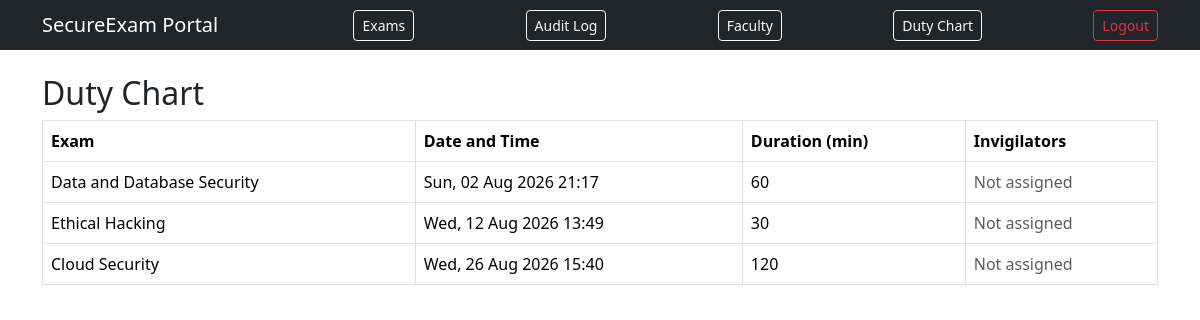
Before: /faculty/duty-chart (signed in) with the older database file.
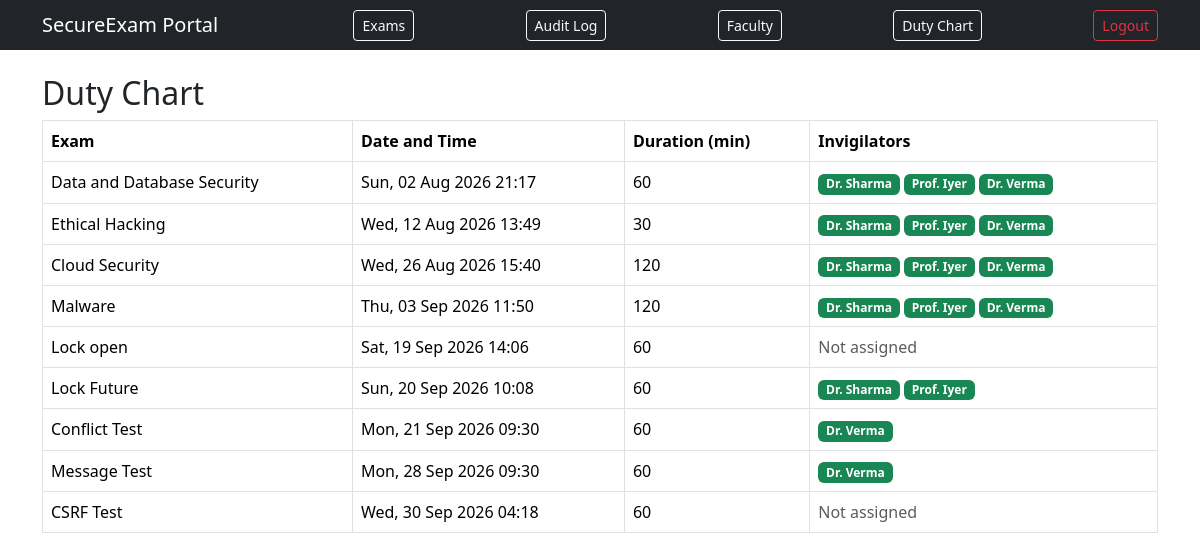
After: the same page with the newer database file.
### app/models.py (models this page shows)
class Exam(db.Model):
    id = db.Column(db.Integer, primary_key=True)
    subject = db.Column(db.String(120), nullable=False)
    scheduled_start = db.Column(db.DateTime, nullable=False)
    duration_minutes = db.Column(db.Integer, nullable=False)

class Faculty(db.Model):
    id = db.Column(db.Integer, primary_key=True)
    name = db.Column(db.String(120), unique=True, nullable=False)
    duty_count = db.Column(db.Integer, default=0)
    busyslots = db.relationship('FacultyBusySlot', backref='faculty')

### app/faculty/routes.py (the view)
@faculty_bp.route('/faculty/duty-chart')
@login_required
@role_required('coordinator')
def duty_chart():
    exams = Exam.query.order_by(Exam.scheduled_start).all()
    chart = []
    for exam in exams:
        assignments = DutyAssignment.query.filter_by(exam_id=exam.id).all()
        names = []
        for a in assignments:
            f = db.session.get(Faculty, a.faculty_id)
            if f:
                names.append(f.name)
        chart.append({'exam': exam, 'faculty_names': names})
    return render_template('faculty/duty_chart.html', chart=chart)

### app/templates/faculty/duty_chart.html
{% extends "base.html" %}
{% block content %}
<h2>Duty Chart</h2>
<table class="table table-bordered">
  <thead>
    <tr><th>Exam</th><th>Date and Time</th><th>Duration (min)</th><th>Invigilators</th></tr>
  </thead>
  <tbody>
    {% for row in chart %}
    <tr>
      <td>{{ row.exam.subject }}</td>
      <td>{{ row.exam.scheduled_start.strftime('%a, %d %b %Y %H:%M') }}</td>
      <td>{{ row.exam.duration_minutes }}</td>
      <td>
        {% if row.faculty_names %}
          {% for name in row.faculty_names %}
            <span class="badge bg-success">{{ name }}</span>
          {% endfor %}
        {% else %}
          <span class="text-muted">Not assigned</span>
        {% endif %}
      </td>
    </tr>
    {% endfor %}
  </tbody>
</table>
{% endblock %}

Changed rows visible on the page:
now on this page (row edited): Faculty: name "Dr. Sharma"
now on this page (row edited): Faculty: name "Prof. Iyer"
now on this page (row edited): Faculty: name "Dr. Verma"
added Exam: exam.subject "Malware", exam.scheduled_start "Thu, 03 Sep 2026 11:50", exam.duration_minutes "120"
added Exam: exam.subject "Lock open", exam.scheduled_start "Sat, 19 Sep 2026 14:06", exam.duration_minutes "60"
added Exam: exam.subject "Lock Future", exam.scheduled_start "Sun, 20 Sep 2026 10:08", exam.duration_minutes "60"
added Exam: exam.subject "Conflict Test", exam.scheduled_start "Mon, 21 Sep 2026 09:30", exam.duration_minutes "60"
added Exam: exam.subject "Message Test", exam.scheduled_start "Mon, 28 Sep 2026 09:30", exam.duration_minutes "60"
added Exam: exam.subject "CSRF Test", exam.scheduled_start "Wed, 30 Sep 2026 04:18", exam.duration_minutes "60"
Other visible differences:
new list line: "Not assigned"
list line gone: "Not assigned"
